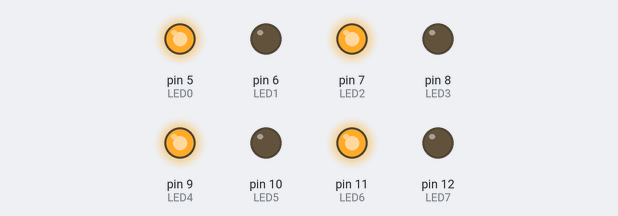
Bench run of a sketch on a simulated Arduino Uno, built with avr-gcc and run on an emulated ATmega328P. Shown: output pins drawn as LEDs (lit = HIGH).

Above: at 0.2 s.
At 1.7 s:
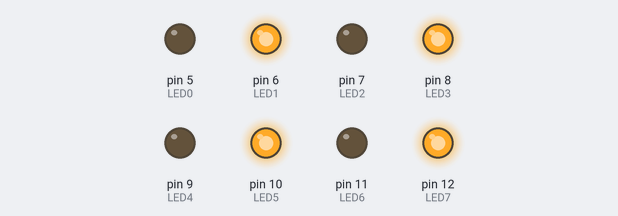
Timing chart, 0 to 3.0 s (numbered marks = the images above):
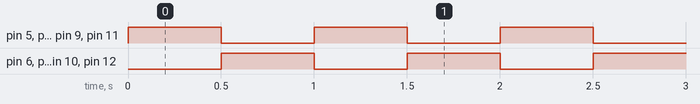

The sketch:

array_de_leds2.ino
```cpp
/****************************************************************
 **                                                            **
 **                    array de leds 2                         **
 **                                                            **
 **                                                            **
 **  Nom: Erik Soriano Ruiz                 Data: 13/03/2017   **
 ***************************************************************/

 //********** Includes ******************************************
 // ********** Variables ****************************************
const  int LED0 = 5 ;          // Nom donar al pin 5 de l'Arduino
const  int LED1 = 6 ;          // Nom donar al pin 6 de l'Arduino
const  int LED2 = 7 ;          // Nom donar al pin 7 de l'Arduino
const  int LED3 = 8 ;          // Nom donar al pin 8 de l'Arduino
const  int LED4 = 9 ;          // Nom donar al pin 9 de l'Arduino
const  int LED5 = 10 ;         // Nom donar al pasador 10 de l'Arduino
const  int LED6 = 11 ;         // Nom donar al pasador 11 de l'Arduino
const  int LED7 = 12 ;         // Nom donar al pasador 12 de l'Arduino
int pausa = 500 ;             // Variables Definir de temps en ms

// ********** Configuración *********************************************
void  setup ()
{
  pinMode (LED0, OUTPUT);     // Definir el pin 5 com Una sortida
  pinMode (LED1, OUTPUT);     // Definir el pin 6 com Una sortida
  pinMode (LED2, OUTPUT);     // Definir el pin 7 com Una sortida
  pinMode (LED3, OUTPUT);     // Definir el pin 8 com Una sortida
  pinMode (LED4, OUTPUT);     // Definir el pin 9 com Una sortida
  pinMode (LED5, OUTPUT);     // Definir el pasador 10 com Una sortida
  pinMode (LED6, OUTPUT);     // Definir el pasador 11 com Una sortida
  pinMode (LED7, OUTPUT);     // Definir el pasador 12 com Una sortida
}

// ********** Loop ****************************************************
void  loop ()
{
  digitalWrite (LED0, HIGH);    // Posar un pin 5V el 5
  digitalWrite (LED1, LOW);     // Posar un pin 0V el 6
  digitalWrite (LED2, HIGH);    // Posar un pin 5V el 7
  digitalWrite (LED3, LOW);     // Posar un pin 0V el 8
  digitalWrite (LED4, HIGH);    // Posar un pin 5V el 9
  digitalWrite (LED5, LOW);     // Posar un pin 0V el 10
  digitalWrite (LED6, HIGH);    // Posar un pin 5V el 11
  digitalWrite (LED7, LOW);     // Posar un pin 0V el 12

  delay (pausa);              // ES Queden leds PAUSA MS aquest estat

  digitalWrite (LED0, LOW);     // Posar un pin 0V el 5
  digitalWrite (LED1, HIGH);    // Posar un pin 5V el 6
  digitalWrite (LED2, LOW);     // Posar un pin 0V el 7
  digitalWrite (LED3, HIGH);    // Posar un pin 5V el 8
  digitalWrite (LED4, LOW);     // Posar un pin 0V el 9
  digitalWrite (LED5, HIGH);    // Posar un pin 5V el 10
  digitalWrite (LED6, LOW);     // Posar un pin 0V el 11
  digitalWrite (LED7, HIGH);    // Posar un pin 5V el 12

  delay (pausa);              // ES Queden leds PAUSA MS aquest estat
}

// ********** Funcions ****************************************************
```

Measured:
- by itself, pin 5 (LED0), pin 6 (LED1), pin 7 (LED2), pin 8 (LED3), pin 9 (LED4), pin 10 (LED5), pin 11 (LED6), pin 12 (LED7): alternates HIGH for 0.50 s and LOW for 0.50 s
